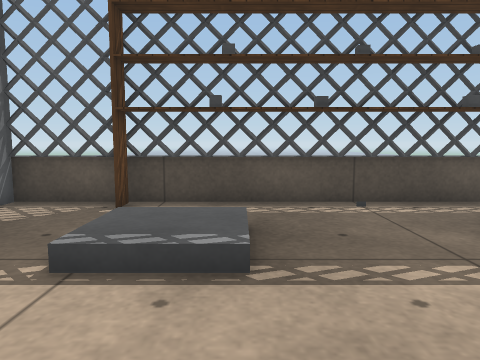
View 1 (above)

12 first-person views from a walk through a Gazebo world. The camera is 0.64 m above the floor, tilts 6° down and sees 70° across. The floor is counted in squares, 0.5 m on a side. Each view is taken from the middle of a square. On the plan, view 1 faces up. The plan holds only what a view shows up to about 14 squares ahead; the rest is blank. The place goes on beyond the plan. Robots are left out. Simple patterns stand in for the simulator's built-in surfaces. Some surface patterns are stand-ins.

View 2
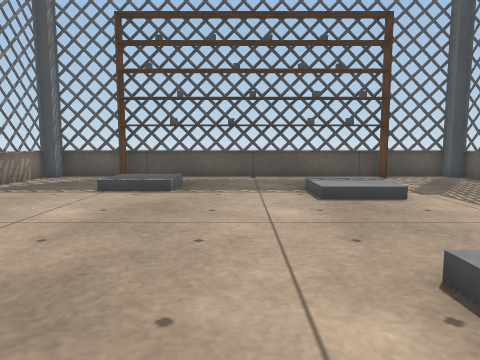

View 3
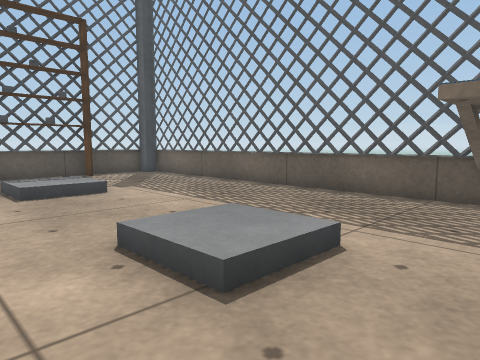

View 4
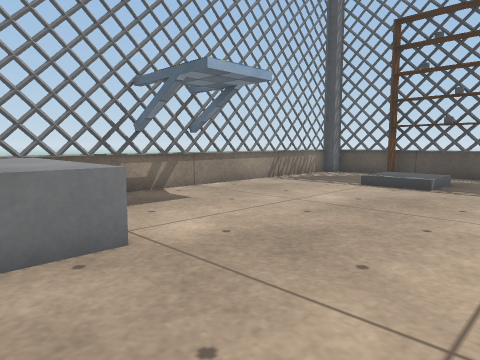

View 5
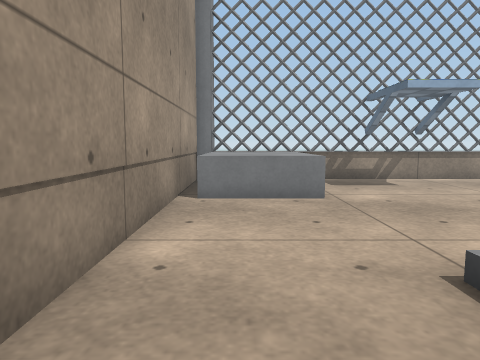

View 6
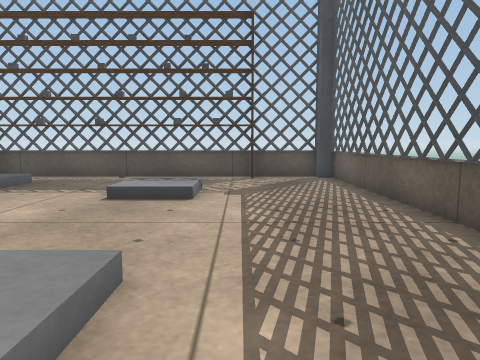

View 7
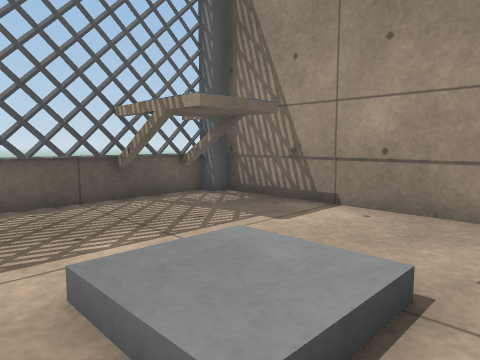

View 8
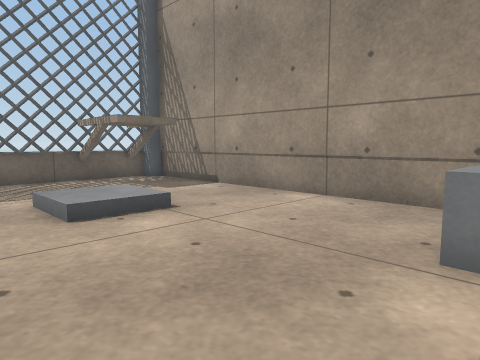

View 9
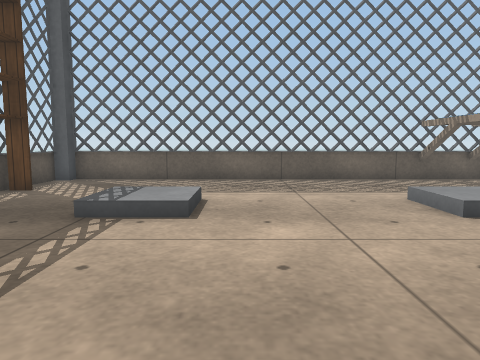

View 10
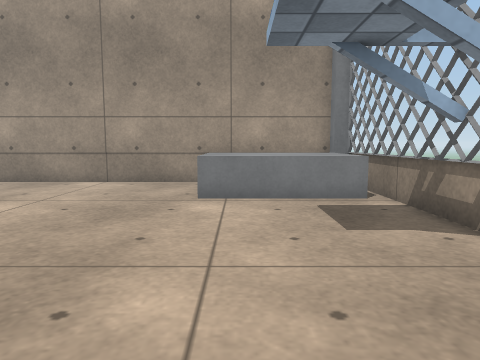

View 11
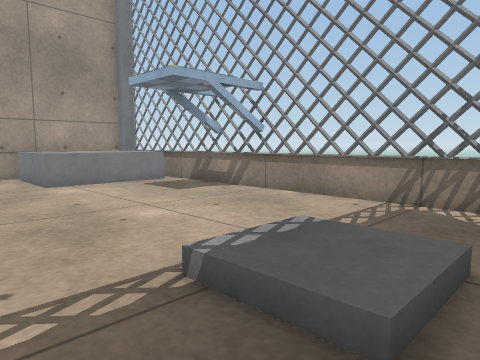

View 12
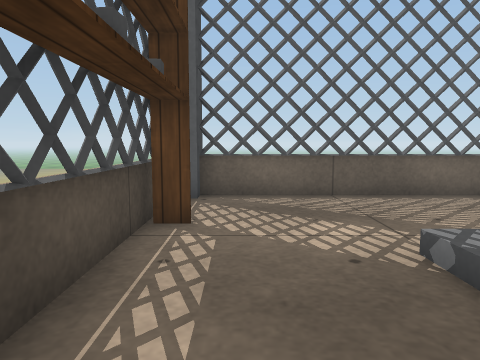

### Floor plan
Key: @ floor where view 1 was taken; # wall or solid block; . main floor; : floor 0.15 m higher than the main floor; / step, stairs or slope; = window, fence, low wall or low ledge; v drop or lower ground.
Columns run from 6 left of view 1 to 11 right of it. Each row starts with its distance up from view 1.
  8  v=vvvvvvvvvvvv=v
  7 v#..##########..#v
  6  ................
  5 v.../:/..........v
  4 v.../:/...///....v
  3  ........./:/....
  2 v.........///....v
  1  ................
  0 v.....@..........v
 -1 v#...............v
 -2 v#...............
 -3 v.........///....v
 -4  ........./:/....
 -5 v#====....///....v
 -6 v####=........###v
 -7 v####=........###v
 -8 v#====..........#v
 -9  vvvvv##########v

Where each view was taken, in squares from view 1:
view 1: 0 up, 0 right, facing up
view 2: 6 down, 2 right, facing up
view 3: 7 down, 2 right, facing up-right
view 4: 7 down, 3 right, facing up-left
view 5: 7 down, 7 right, facing left
view 6: 6 down, 7 right, facing up
view 7: 2 down, 3 right, facing down-right
view 8: 1 down, 2 left, facing down-right
view 9: 1 up, 2 left, facing right
view 10: 3 up, 2 left, facing down
view 11: 6 up, 2 right, facing down-left
view 12: 6 up, 2 right, facing right
